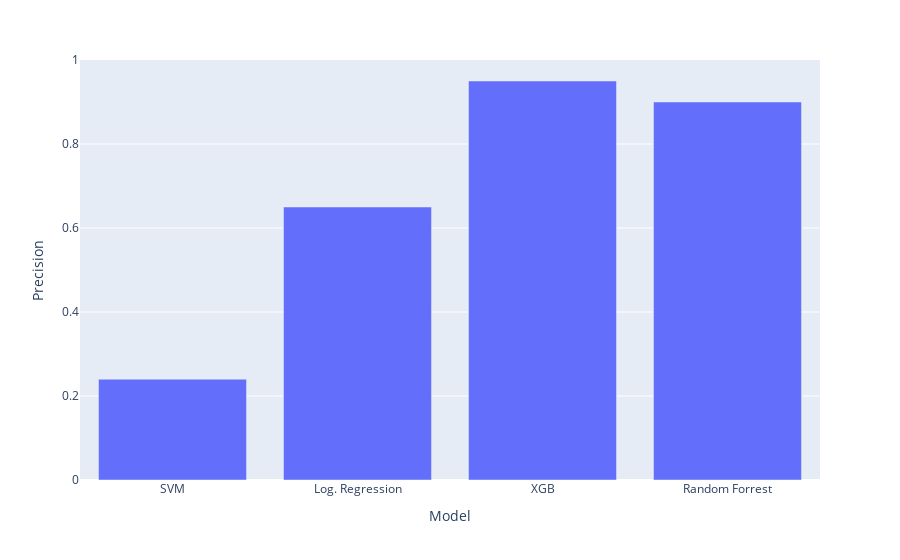

Notebook cell for this chart:
### Code cell
px.bar(df_results, x = 'Model', y='Precision')

### Figure 1 — Plotly figure (JSON) as saved in the notebook; plotly's stock layout.template omitted (floating-point values rounded to 4 significant figures)
{"data": [{"alignmentgroup": "True", "hovertemplate": "Model=%{x}<br>Precision=%{y}<extra></extra>", "legendgroup": "", "marker": {"color": "#636efa"}, "name": "", "offsetgroup": "", "orientation": "v", "showlegend": false, "textposition": "auto", "type": "bar", "x": ["SVM", "Log. Regression", "XGB", "Random Forrest"], "xaxis": "x", "y": [0.24, 0.65, 0.95, 0.9], "yaxis": "y"}], "layout": {"barmode": "relative", "legend": {"tracegroupgap": 0}, "margin": {"t": 60}, "xaxis": {"anchor": "y", "domain": [0, 1], "title": {"text": "Model"}}, "yaxis": {"anchor": "x", "domain": [0, 1], "title": {"text": "Precision"}}}}
